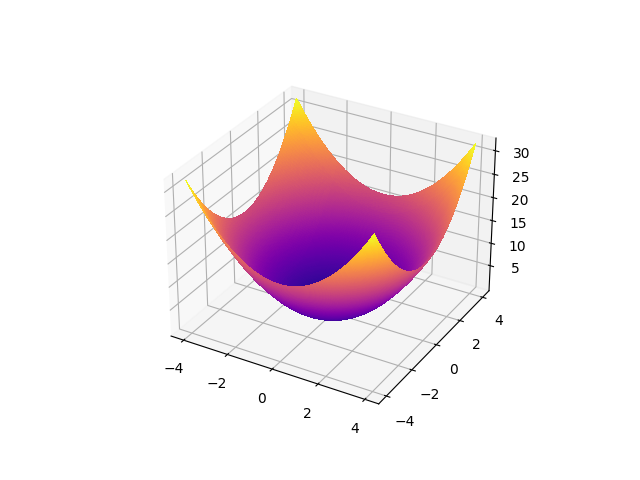

Recreate this plot in Python.
#!/usr/bin/env python
# coding: utf-8

from matplotlib import cm
import matplotlib.pyplot as plt
import numpy as np

def deJong1(*X):
        return sum(x**2 for x in X)

if __name__ == '__main__':
    X = np.linspace(-4, 4, 200)    
    Y = np.linspace(-4, 4, 200)    

    X, Y = np.meshgrid(X, Y)

    Z = deJong1(X, Y)

    fig = plt.figure()
    ax = fig.add_subplot(projection='3d')

    ax.plot_surface(X, Y, Z, rstride=1, cstride=1, cmap=cm.plasma, linewidth=0, antialiased=False)    
    plt.savefig('visualization/de_jong1.png')